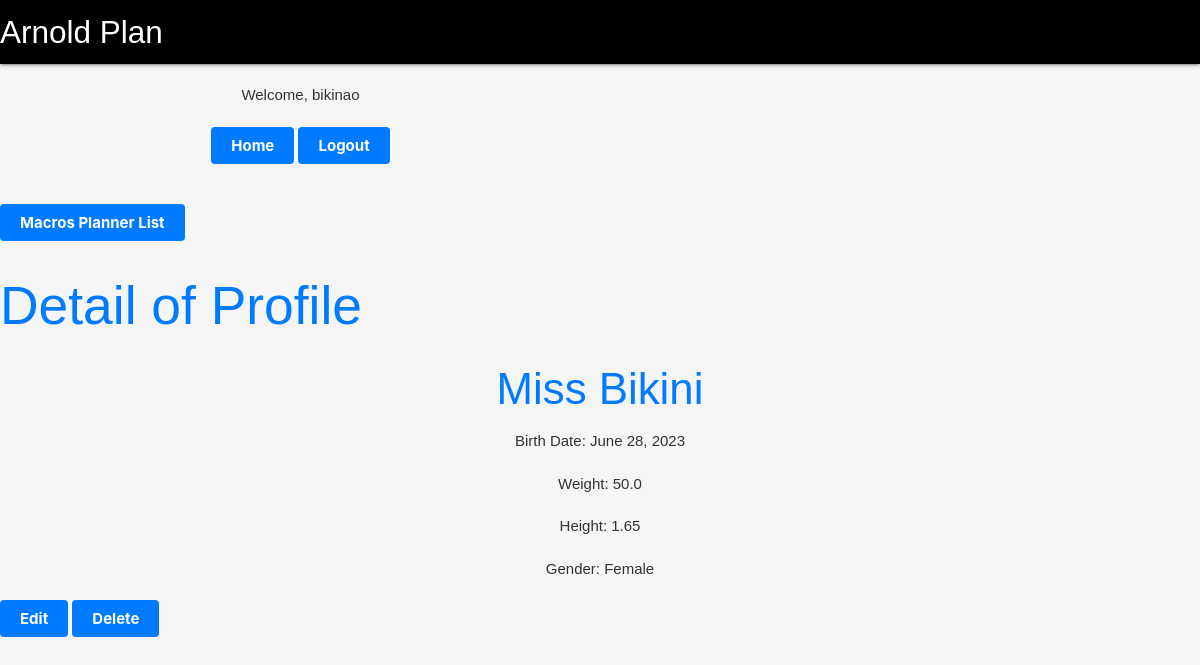
The page /profile/6/details/ (signed in) on the database its author committed.
### profile_/models.py (models this page shows, shortened)
class Profile(models.Model):
    user = models.OneToOneField(User, on_delete=models.CASCADE)
    name = models.CharField(max_length=50, null=True)
    birth_date =  models.DateField()
    weight = models.FloatField(default=1, validators=[MinValueValidator(1)])
    height = models.FloatField(default=1, validators=[MinValueValidator(1)])
    gender = models.CharField(max_length=50, choices=Gender.choices)

### profile_/views.py (the view)
# urls.py: path('profile/<int:pk>/details/', views.profile_details, name='profile_details'),
@login_required
def profile_details(request, pk):
    profile = get_object_or_404(Profile, user=request.user, pk=pk)
    return render(request, 'profile_/profile_details.html', {'profile': profile})

### profile_/templates/profile_/profile_details.html (shortened to what this page needs)
{% extends 'home.html' %}
{% load static %}
{% block content %}
<button onclick="window.location.href='{% url 'macros_planner:macros_planner_list' %}'" >Macros Planner List</button>
<div>
    <h2>Detail of Profile</h2>
    <h3>{{ profile.name }}</h3>
    <p>Birth Date: {{ profile.birth_date }}</p>
    <p>Weight: {{ profile.weight }}</p>
    <p>Height: {{ profile.height }}</p>
    <p>Gender: {{ profile.gender }}</p>
    <td>
        <button onclick="window.location.href='{% url 'profile_:profile_update' profile.pk %}'" >Edit</button>
        <button onclick="window.location.href='{% url 'profile_:profile_delete' profile.pk %}'"  >Delete</button>
    </td>
</div>
{% endblock %}

### templates/home.html (shortened to what this page needs)
<!DOCTYPE html>
<html>
    <head>
  </head>
  <body>
    {% load static %}
    <link rel="stylesheet" type="text/css" href="{% static 'css/style.css' %}">
    <body>
    <link rel="stylesheet" href="https://cdnjs.cloudflare.com/ajax/libs/materialize/1.0.0/css/materialize.min.css">
        <nav>
            <div class="nav-wrapper"style="background-color: black">
              <a href="#" class="brand-logo">Arnold Plan</a>
            </div>
          </nav>
          <div class="container text-dark mt-5">
            <div class="row justify-content-md-center">
              <div class="col md-5 p-3">
                {% if user.is_authenticated%}
                <p>Welcome, {{user.username}}</p>
                <button onclick="window.location.href='{% url 'dashboard' %}'" class="button">Home</button>
                <button onclick="window.location.href='{% url 'account_logout' %}'" class="button">Logout</button>
                {%else%}
                <button class="button"><a href="http://127.0.0.1:8000/accounts/login/">Login</a></button>
                <button class="button"><a href="http://127.0.0.1:8000/accounts/signup/">Sign Up</a></button>
                {%endif%}
              </div>
            </div>
          </div>
          <main>
            {% block content %}{% endblock %}
        </main>
    </body>
</html>

### profile_/static/css/style.css (style rules this page uses)
body, h1, h2, h3, p, ul, li { margin: 0; padding: 0; }
body { font-family: Arial, sans-serif; background-color: #f5f5f5; color: #333; }
.container { max-width: 1200px; margin: 0 auto; padding: 20px; }
h1, h2, h3 { color: #007BFF; }
h2 { font-size: 24px; }
h3 { font-size: 18px; }
p { margin-bottom: 20px; }
button { display: inline-block; padding: 10px 20px; font-size: 16px; font-weight: bold; text-align: center; text-decoration: none; border: none; border-radius: 4px; cursor: pointer; transition: background-color 0.3s; color: white; background-color: #007BFF; }

### templates/home.html (style rules this page uses)
h3 { text-align: center; }
p { text-align: center; }

### rows shown on the page
Profile: name "Miss Bikini", birth_date "June 28, 2023", weight "50.0", height "1.65", gender "Female"

### other values the page prints
{{ user.username }} "bikinao"
